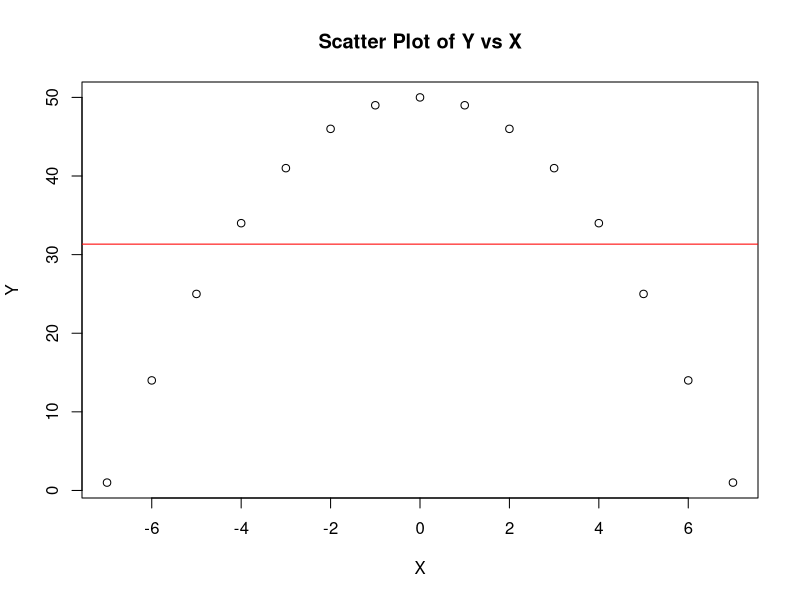
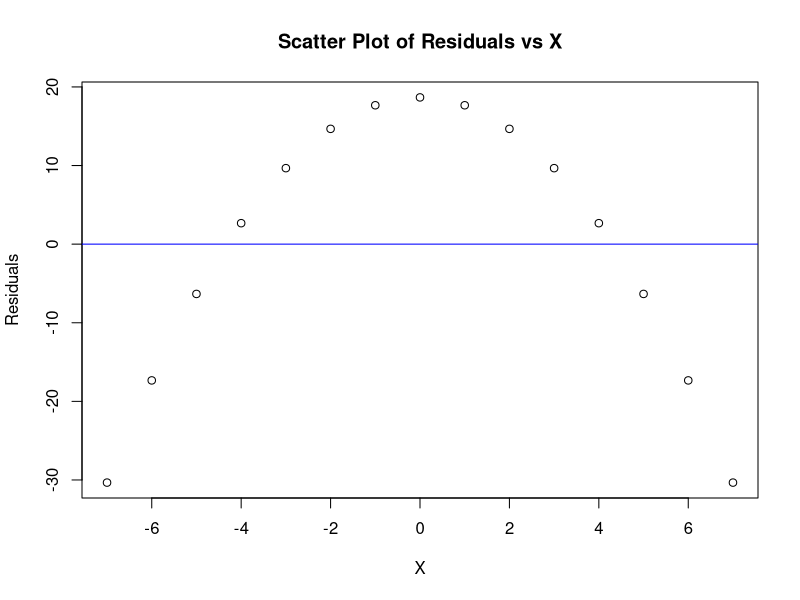

Generate these figures, in order, with R:
#problem-2(updated)
install.packages("ggplot2")
library(ggplot2)
X <- c(-7, -6, -5, -4, -3, -2, -1, 0, 1, 2, 3, 4, 5, 6, 7)
Y <- c(1, 14, 25, 34, 41, 46, 49, 50, 49, 46, 41, 34, 25, 14, 1)

# Step 2: Fit a simple linear regression model
model <- lm(Y ~ X)
model
# Step 3: Summary of the model
summary(model)

# Step 4: Scatter plot of Y vs X
plot(X, Y, xlab = "X", ylab = "Y", main = "Scatter Plot of Y vs X")
abline(model, col = "red")  # Add regression line

# Step 5: Plot of residuals vs X
residuals =residuals(model)
residuals
plot(X, residuals, xlab = "X", ylab = "Residuals", main = "Scatter Plot of Residuals vs X")
abline(h=0, col = "blue")
